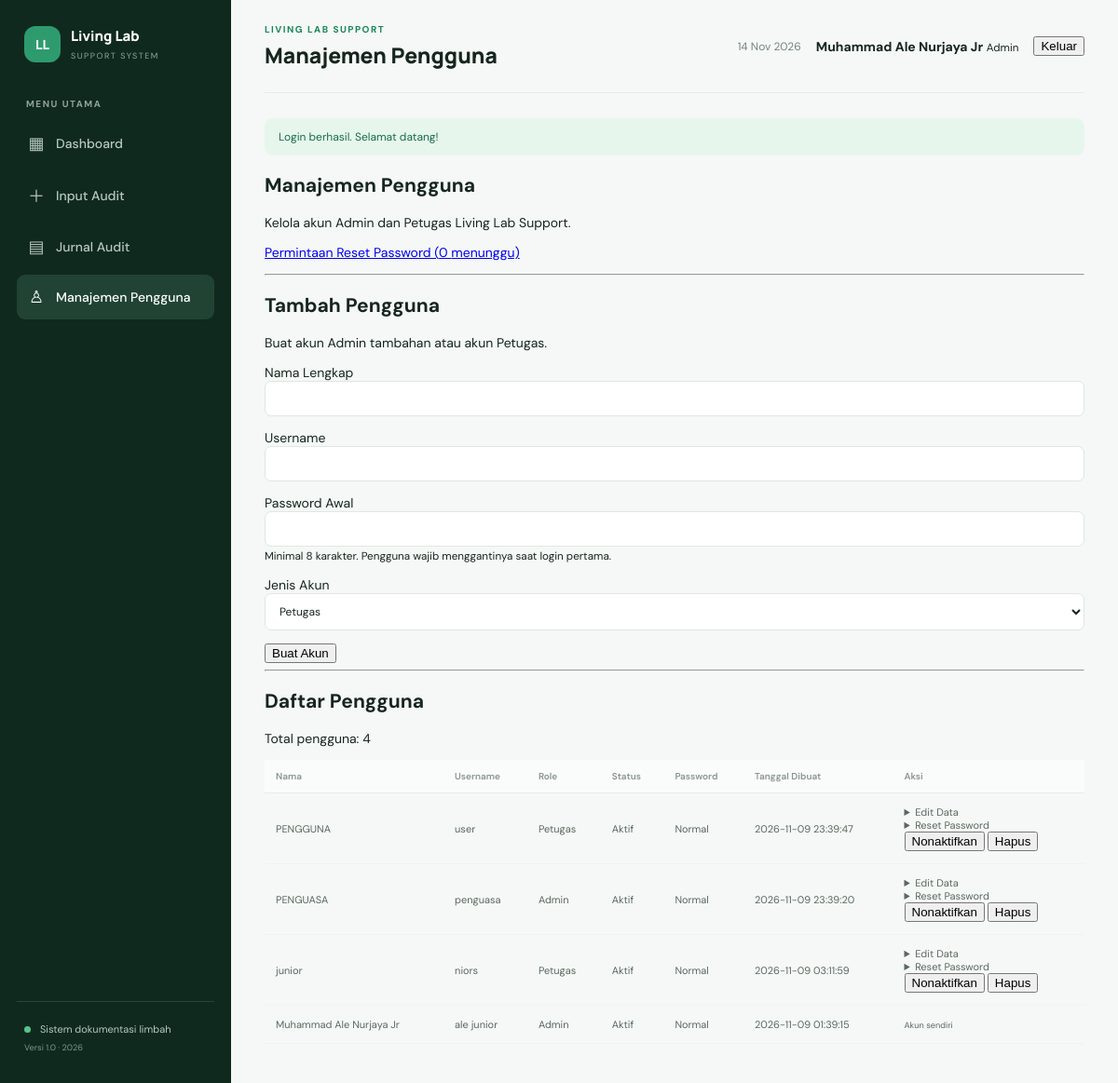
/pengguna/index.php (signed in), run on the app's committed database.
### tables this page shows
CREATE TABLE `users` (
  `id` int UNSIGNED NOT NULL,
  `full_name` varchar(100) NOT NULL,
  `username` varchar(50) NOT NULL,
  `password` varchar(255) NOT NULL,
  `role` enum('admin','petugas') NOT NULL DEFAULT 'petugas',
  `is_active` tinyint(1) NOT NULL DEFAULT '1',
  `must_change_password` tinyint(1) NOT NULL DEFAULT '0',
  `created_at` timestamp NULL DEFAULT CURRENT_TIMESTAMP,
  `updated_at` timestamp NULL DEFAULT CURRENT_TIMESTAMP ON UPDATE CURRENT_TIMESTAMP
);

### config/config.php (called while the page is built, shortened)
<?php
function app_url(string $path = ''): string {
    return rtrim(BASE_URL, '/') . '/' . ltrim($path, '/');
}
function e(?string $value): string {
    return htmlspecialchars((string)$value, ENT_QUOTES, 'UTF-8');
}

### includes/functions.php (called while the page is built, shortened)
<?php
function current_user(): ?array {
    return $_SESSION['user'] ?? null;
}
function require_login(): void {
    $userId = (int) $_SESSION['user']['id'];
    $stmt = $GLOBALS['pdo']->prepare(
        "SELECT
            id,
            full_name,
            username,
            role,
            is_active,
            must_change_password
         FROM users
         WHERE id = ?
         LIMIT 1"
    );
    $stmt->execute([$userId]);
}
function require_role(string ...$roles): void {
    require_login();
}

### pengguna/index.php (the view, shortened to what this page needs)
<?php
require_once __DIR__ . '/../includes/functions.php';
require_role('admin');
$currentUser = current_user();
$currentId = (int) $currentUser['id'];
$stmt = $pdo->query(
    "SELECT
        id,
        full_name,
        username,
        role,
        is_active,
        must_change_password,
        created_at
     FROM users
     ORDER BY created_at DESC"
);
$users = $stmt->fetchAll();
$pendingRequests = (int) $pdo->query(
    "SELECT COUNT(*)
     FROM password_reset_requests
     WHERE status = 'pending'"
)->fetchColumn();
require_once __DIR__ . '/../includes/header.php';
?>
<section class="content-section">
    <h2>Manajemen Pengguna</h2>
    <p>Kelola akun Admin dan Petugas Living Lab Support.</p>
    <p>
        <a href="<?= e(app_url('pengguna/permintaan-reset.php')) ?>">
            Permintaan Reset Password
            (<?= $pendingRequests ?> menunggu)
        </a>
    </p>
</section>
<hr>
<section class="content-section">
    <h2>Tambah Pengguna</h2>
    <p>Buat akun Admin tambahan atau akun Petugas.</p>
    <form method="POST">
        <p>
            <label for="full_name">Nama Lengkap</label><br>
            <input
                type="text"
                id="full_name"
                name="full_name"
                maxlength="100"
                required
            >
        </p>
        <p>
            <label for="username">Username</label><br>
            <input
                type="text"
                id="username"
                name="username"
                maxlength="50"
                required
            >
        </p>
        <p>
            <label for="password">Password Awal</label><br>
            <input
                type="password"
                id="password"
                name="password"
                minlength="8"
                maxlength="255"
                autocomplete="new-password"
                required
            >
            <small>Minimal 8 karakter. Pengguna wajib menggantinya saat login pertama.</small>
        </p>
        <p>
            <label for="role">Jenis Akun</label><br>
            <select id="role" name="role" required>
                <option value="petugas">Petugas</option>
            </select>
        </p>
        <button type="submit">Buat Akun</button>
    </form>
</section>
<hr>
<section class="content-section">
    <h2>Daftar Pengguna</h2>
    <p>Total pengguna: <?= count($users) ?></p>
    <div style="overflow-x:auto;">
        <table>
            <thead>
                <tr>
                    <th>Nama</th>
                    <th>Username</th>
                    <th>Role</th>
                    <th>Status</th>
                    <th>Password</th>
                    <th>Tanggal Dibuat</th>
                    <th>Aksi</th>
                </tr>
            </thead>
            <tbody>
                <?php foreach ($users as $user): ?>
                    <tr>
                        <td><?= e($user['full_name']) ?></td>
                        <td><?= e($user['username']) ?></td>
                        <td><?= e(ucfirst($user['role'])) ?></td>
                        <td>
                            <?= (int) $user['is_active'] === 1
                                ? 'Aktif'
                                : 'Nonaktif' ?>
                        </td>
                        <td>
                            <?= (int) $user['must_change_password'] === 1
                                ? 'Wajib diganti'
                                : 'Normal' ?>
                        </td>
                        <td><?= e($user['created_at']) ?></td>
                        <td>
                            <?php if ((int) $user['id'] !== $currentId): ?>
                                <details>
                                    <summary>Edit Data</summary>
                                </details>
                                <details>
                                    <summary>Reset Password</summary>
                                </details>
                                <form method="POST" style="display:inline;">
                                    <button type="submit">
                                        <?= (int) $user['is_active'] === 1
                                            ? 'Nonaktifkan'
                                            : 'Aktifkan' ?>
                                    </button>
                                </form>
                                <form
                                    method="POST"
                                    style="display:inline;"
                                    onsubmit="return confirm('Yakin ingin menghapus akun ini?')"
                                >
                                    <button type="submit">Hapus</button>
                                </form>
                            <?php else: ?>
                                <small>Akun sendiri</small>
                            <?php endif; ?>
                        </td>
                    </tr>
                <?php endforeach; ?>
            </tbody>
        </table>
    </div>
</section>
</main>
</div>
</body>
</html>

### assets/css/style.css (style rules this page uses)
* { box-sizing:border-box }
:root { --ink:#17251f;--muted:#78857e;--line:#e7ece8;--green:#19865b;--green-dark:#116c48;--bg:#f5f8f6;--white:#fff }
body { margin:0;background:var(--bg);color:var(--ink);font-family:'DM Sans',sans-serif;font-size:14px }
table { width:100%;border-collapse:collapse;white-space:nowrap }
th { text-align:left;color:#89958d;font-size:10px;font-weight:600;padding:11px 12px;background:#fafcfb;border-bottom:1px solid var(--line) }
td { padding:13px 12px;border-bottom:1px solid #f0f3f1;font-size:11px;color:#59685f }
input,select,textarea { width:100%;border:1px solid #dfe7e1;border-radius:7px;padding:10px 11px;background:white;font:12px 'DM Sans';color:var(--ink);outline:none }

### data on the page
users: full_name "PENGGUNA", username "user", role "Petugas", is_active "Aktif", must_change_password "Normal", created_at "2026-11-09 23:39:47"
users: full_name "PENGUASA", username "penguasa", role "Admin", is_active "Aktif", must_change_password "Normal", created_at "2026-11-09 23:39:20"
users: full_name "junior", username "niors", role "Petugas", is_active "Aktif", must_change_password "Normal", created_at "2026-11-09 03:11:59"
users: full_name "Muhammad Ale Nurjaya Jr", username "ale junior", role "Admin", is_active "Aktif", must_change_password "Normal", created_at "2026-11-09 01:39:15", shows "Akun sendiri"

### other printed values
$pageTitle "Manajemen Pengguna"
$currentUser['full_name'] "Muhammad Ale Nurjaya Jr"
$flashMessage['message'] "Login berhasil. Selamat datang!"
$pendingRequests "0"
count($users) "4"
